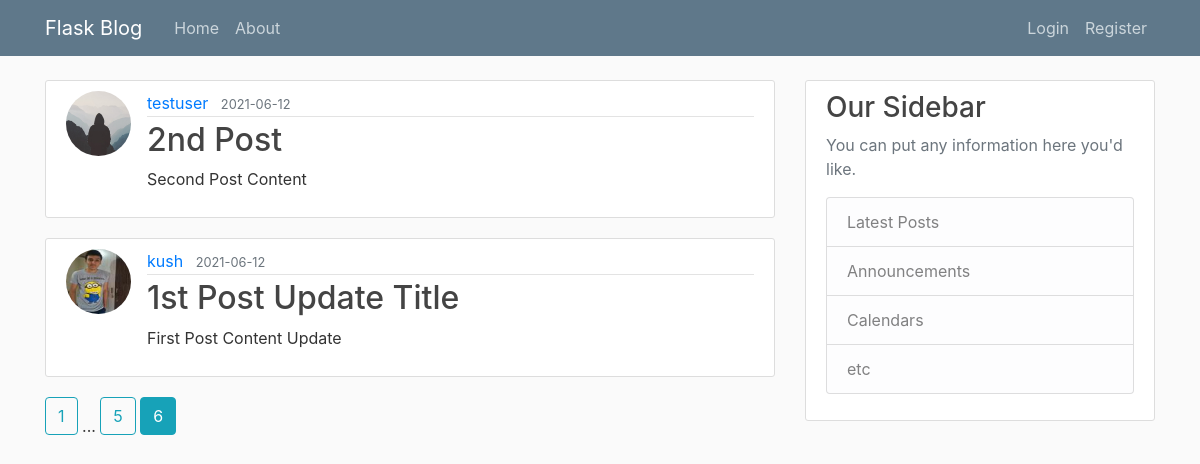
Screenshot of /home?page=6 with the database file from the repository.
### flaskblog/models.py (models this page shows, shortened)
class Post(db.Model):
    id = db.Column(db.Integer, primary_key=True)
    title = db.Column(db.String(100), nullable=False)
    date_posted = db.Column(db.DateTime, nullable=False, default=datetime.utcnow)
    content = db.Column(db.Text, nullable=False)
    user_id = db.Column(db.Integer, db.ForeignKey('user.id'), nullable=False)

class User(db.Model, UserMixin):
    id = db.Column(db.Integer, primary_key=True)
    username = db.Column(db.String(20), unique=True, nullable=False)
    email = db.Column(db.String(120), unique=True, nullable=False)
    image_file = db.Column(db.String(20), nullable=False, default='default.jpg')
    password = db.Column(db.String(60), nullable=False)
    posts = db.relationship('Post', backref='author', lazy=True)

### flaskblog/main/routes.py (the view)
@main.route('/')
@main.route('/home')
def home():
    page = request.args.get('page', 1, type=int)
    posts = Post.query.order_by(Post.date_posted.desc()).paginate(page=page, per_page=2)
    return render_template('home.html', posts=posts)

### flaskblog/templates/home.html
{% extends 'layout.html' %}
{% block content %}
    {% for post in posts.items %}
        <article class="media content-section">
          <img class="rounded-circle article-img" src="{{ url_for('static', filename='profile_pics/' + post.author.image_file) }}">
          <div class="media-body">
            <div class="article-metadata">
              <a class="mr-2" href="{{ url_for('users.user_posts', username=post.author.username) }}">{{ post.author.username }}</a>
              <small class="text-muted">{{ post.date_posted.strftime('%Y-%m-%d') }}</small>
            </div>
            <h2><a class="article-title" href="{{ url_for('posts.post', post_id=post.id) }}">{{ post.title }}</a></h2>
            <p class="article-content">{{ post.content }}</p>
          </div>
        </article>
    {% endfor %}
    {% for page_num in posts.iter_pages(left_edge=1, right_edge=1, left_current=1, right_current=2) %}
        {% if page_num %}
        {% if posts.page == page_num %}
          <a class="btn btn-info mb-4" href="{{ url_for('main.home', page=page_num) }}">{{ page_num }}</a>
        {% else %}
          <a class="btn btn-outline-info mb-4" href="{{ url_for('main.home', page=page_num) }}">{{ page_num }}</a>
        {% endif %}
      {% else %}
        ...
      {% endif %}
    {% endfor %}
{% endblock content %}

### flaskblog/static/main.css (style rules this page uses)
body { background: #fafafa; color: #333333; margin-top: 5rem; }
h1, h2, h3, h4, h5, h6 { color: #444444; }
.content-section { background: #ffffff; padding: 10px 20px; border: 1px solid #dddddd; border-radius: 3px; margin-bottom: 20px; }
.article-title { color: #444444; }
.article-content { white-space: pre-line; }
.article-img { height: 65px; width: 65px; margin-right: 16px; }
.article-metadata { padding-bottom: 1px; margin-bottom: 4px; border-bottom: 1px solid #e3e3e3 }

### rows the page displays
Post: image_file (placeholder picture), author.username "testuser", date_posted "2021-06-12", title "2nd Post", content "Second Post Content"
Post: image_file (picture), author.username "kush", date_posted "2021-06-12", title "1st Post Update Title", content "First Post Content Update"

### other values shown
{{ page_num }} "1" "5"
{{ page_num }} "6"
